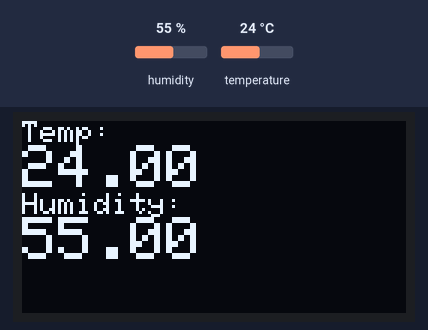
A sketch run on a simulated ESP8266 (Wemos D1 mini). Shown: 128×64 one-colour display. Inputs (shaded band) come from the test bench; at power-on: humidity 55 %, temperature 24 °C. Storage starts empty.

Above: at 1.6 s.
1.7 s: humidity set to 22 %
At 2.8 s:
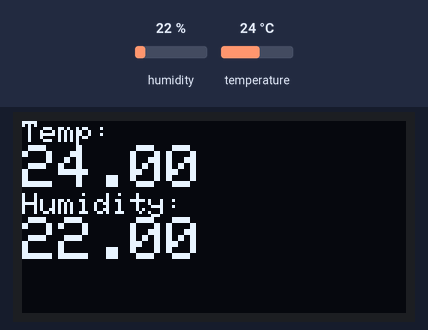
3.5 s: temperature set to 12 °C
At 4.4 s:
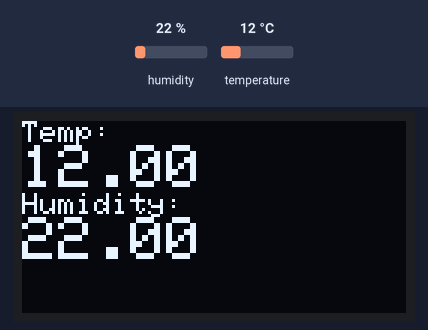
5.5 s: humidity set to 40 %
At 7.1 s:
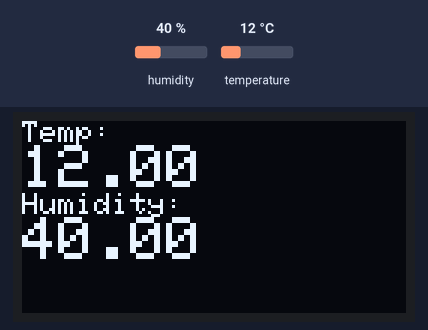
7.5 s: temperature set to 19 °C
At 8.6 s:
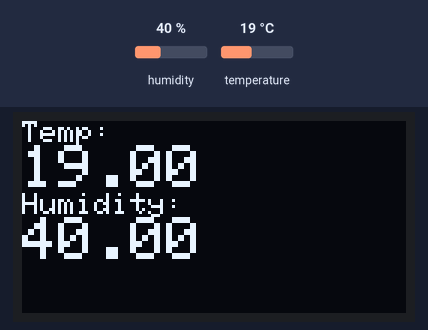
Timing chart, 0 to 10.5 s (numbered marks = the images above; inputs shaded):
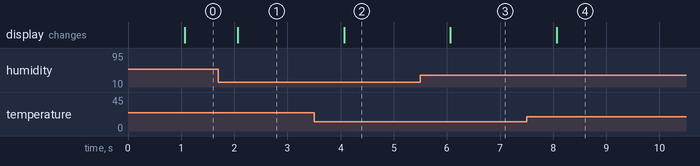

The sketch:

wemos-mini-temp-logger.ino
```cpp
#include <SPI.h>
#include <SD.h>
#include <Wire.h>
#include <Adafruit_GFX.h>
#include <Adafruit_SSD1306.h>
#include <WEMOS_SHT3X.h>

//todo: Add error handling

#define OLED_RESET 0
const int chipSelect = D8;
Adafruit_SSD1306 display(OLED_RESET);
SHT3X sht30(0x45);

int tempStore[60];
int humiStore[60];
int i = 0;

unsigned long currentMillis;
unsigned long startMillis;
unsigned long startMillis2;
const unsigned long period = 60000;
const unsigned long period2 = 5000;

int currentScrean = 0;
int robin = 0;

void setup() {
  display.begin(SSD1306_SWITCHCAPVCC, 0x3C);
  if (!SD.begin(chipSelect)) {
    // don't do anything more
  }
  for(int i=0; i<60; i++) {
    tempStore[i] = 0;
    humiStore[i] = 0;
  }
  startMillis = millis();
  startMillis2 = millis();
  currentScrean = 1;
}

void loop() {
  currentMillis = millis();

  if(millis() % 1000 < 10 ) {
    switch (currentScrean) {
      case 1:
        screen01();
        break;
      case 2:
        screen02();
        break;
      case 3:
        screen03();
        break;
      default:
        //--
        break;
    }
    roundRobin();
  }

  timer();
}

void roundRobin(){
  robin++;
  if(robin<20) currentScrean = 1;
  if(robin>=20 and robin<25) currentScrean = 2;
  if(robin>=25 and robin<30) currentScrean = 3;
  if(robin>=30) robin = 0;
}

void timer() {
  if (currentMillis - startMillis >= period) {
    process01();
    startMillis = currentMillis;
  }
  if (currentMillis - startMillis2 >= period2) {
    dataLogger();
    startMillis2 = currentMillis;
  }
}

void screen01(){
  display.clearDisplay();
  display.setTextSize(1);
  display.setCursor(0, 0);
  display.setTextColor(WHITE);
  if(sht30.get()==0){
    display.println("Temp: ");
    display.setTextSize(2);
    display.println(sht30.cTemp);
    display.setTextSize(1);
    display.println("Humidity: ");
    display.setTextSize(2);
    display.println(sht30.humidity);
  }else {
    display.println("Error!");
  }
  display.display();
}

void screen02(){
  display.clearDisplay();
  display.setTextSize(1);
  display.setCursor(0, 0);
  display.setTextColor(WHITE);
  display.println("HourlyTemp");
  for(int j=0; j<60; j++) {
    display.drawLine(j, 48, j, 48-tempStore[j], WHITE);
  }
  display.display();
}

void screen03(){
  display.clearDisplay();
  display.setTextSize(1);
  display.setCursor(0, 0);
  display.setTextColor(WHITE);
  display.println("HourlyHumi");
  for(int j=0; j<60; j++) {
    display.drawLine(j, 48, j, 48-humiStore[j], WHITE);
  }
  display.display();
}

void process01(){
  if(sht30.get()==0){
    tempStore[i] = int(sht30.cTemp);
    humiStore[i] = int(sht30.humidity)/2;
    if(i<60) {
      i++;
    }else{
      i = 0;
    }
  }
}

void dataLogger() {
  if(sht30.get()==0){
    String dataString = "";
    dataString +=  String(sht30.cTemp);
    dataString += ";";
    dataString += String(sht30.humidity);
    dataString += ";";
    File dataFile = SD.open("datalog.txt", FILE_WRITE);
    if (dataFile) {
      dataFile.println(dataString);
      dataFile.close();
    }
  }
}
```

Measured:
- after the input at 1.7 s, the display: changes after 0.37 s (image 1)
- after the input at 3.5 s, the display: changes after 0.57 s (image 2)
- after the input at 5.5 s, the display: changes after 0.57 s (image 3)
